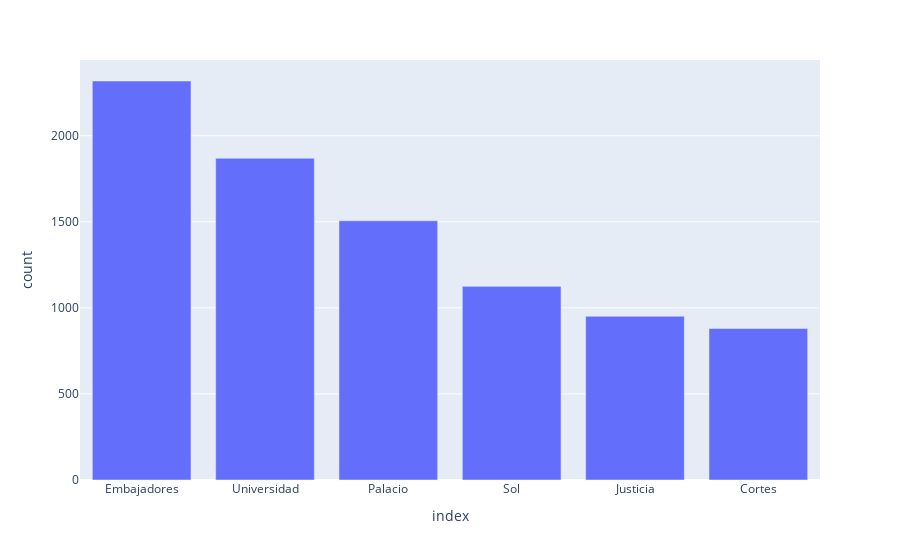

Notebook code cell kept with this figure:
### Code cell
fig = px.bar((datos_centro['neighbourhood'].value_counts()).to_frame(name="count"), y="count")
fig.show()

### Figure 1 — Plotly figure (JSON) as saved in the notebook; plotly's stock layout.template omitted (floating-point values rounded to 4 significant figures)
{"data": [{"alignmentgroup": "True", "hovertemplate": "index=%{x}<br>count=%{y}<extra></extra>", "legendgroup": "", "marker": {"color": "#636efa", "pattern": {"shape": ""}}, "name": "", "offsetgroup": "", "orientation": "v", "showlegend": false, "textposition": "auto", "type": "bar", "x": ["Embajadores", "Universidad", "Palacio", "Sol", "Justicia", "Cortes"], "xaxis": "x", "y": [2318, 1869, 1506, 1125, 951, 880], "yaxis": "y"}], "layout": {"autosize": true, "barmode": "relative", "legend": {"tracegroupgap": 0}, "margin": {"t": 60}, "xaxis": {"anchor": "y", "autorange": true, "domain": [0, 1], "range": [-0.5, 5.5], "title": {"text": "index"}, "type": "category"}, "yaxis": {"anchor": "x", "autorange": true, "domain": [0, 1], "range": [0, 2440], "title": {"text": "count"}, "type": "linear"}}}
